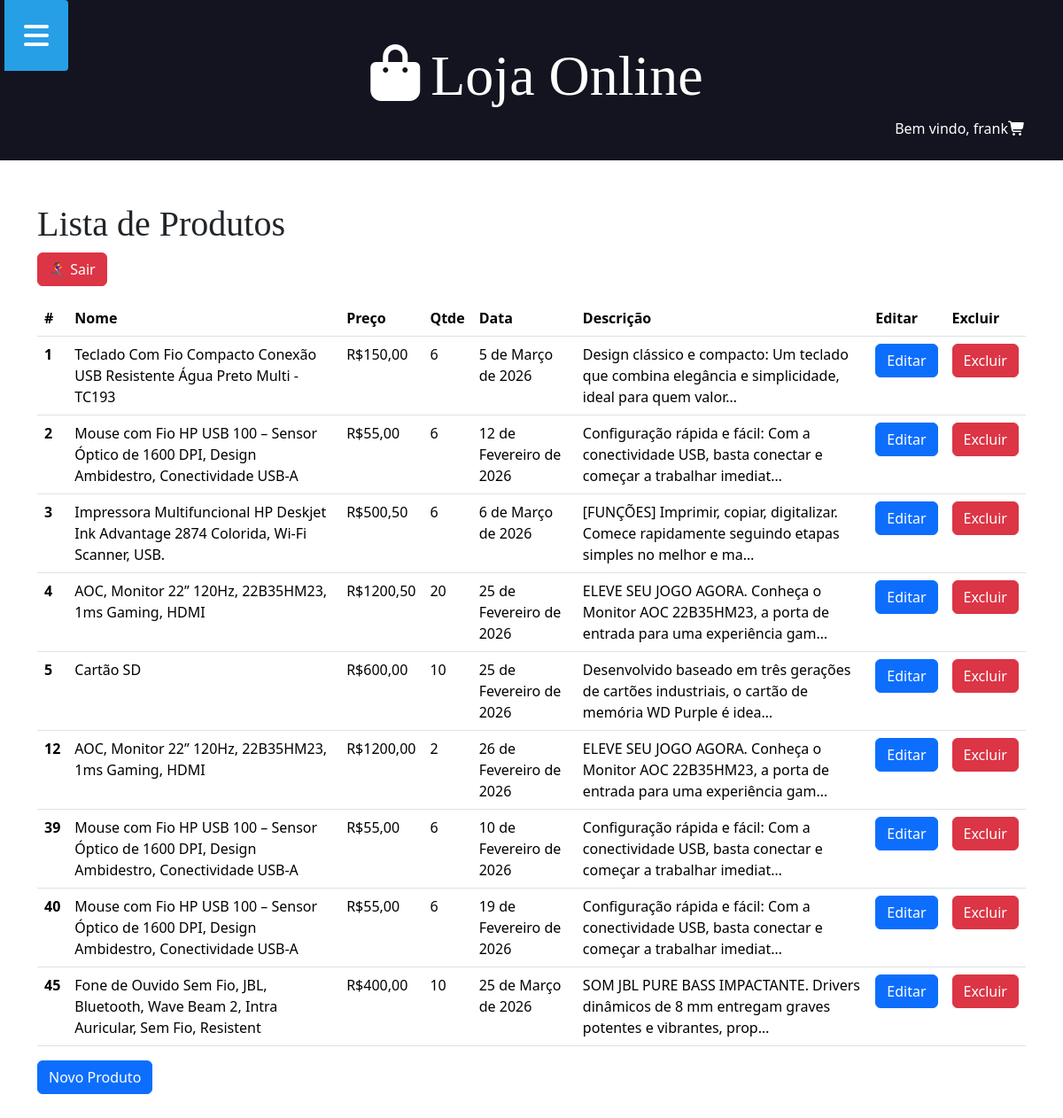
The app's page /produto (signed in) with its own data.
### aplicacao/models.py (models this page shows, shortened)
class Produto(models.Model):
    nome = models.CharField(max_length=100, null=True, blank=True)
    preco = models.DecimalField(decimal_places=2, max_digits=10, null=True, blank=True)
    qtde = models.IntegerField(null=True, blank=True)
    descricao = models.TextField(null=True, blank=True)
    data = models.DateField(null=True, blank=True)
    imagem = models.ImageField(upload_to='produtos/', null=True, blank=True)

### aplicacao/views.py (the view)
# urls.py: path('produto', produto, name="urlproduto"),
@login_required(login_url="urlentrar")
def produto(request):
    produtos = Produto.objects.all()
    context = {'produtos': produtos}
    return render(request, "produto.html", context)

### aplicacao/templates/produto.html (shortened to what this page needs)
{% extends 'global/base.html' %}
{% block content %}
  <div class="container">
    <h1>Lista de Produtos</h1>
    <div class="mb-3">
      <a href="{% url 'urlsair' %}" class="btn btn-danger">🏃‍♀️‍➡️ Sair</a>
    </div>
    <table class="table table-hover">
      <thead>
        <tr>
          <th scope="col">#</th>
          <th scope="col">Nome</th>
          <th scope="col">Preço</th>
          <th scope="col">Qtde</th>
          <th scope="col">Data</th>
          <th scope="col">Descrição</th>
          <th scope="col">Editar</th>
          <th scope="col">Excluir</th>
        </tr>
      </thead>
      {% for p in produtos %}
        <tbody>
          <tr>
            <th scope="row">{{ p.id }}</th>
            <td>{{ p.nome }}</td>
            <td>R${{ p.preco }}</td>
            <td>{{ p.qtde }}</td>
            <td>{{ p.data }}</td>
            <td>{{ p.descricao | truncatechars:100 }}</td>
            <td>
              <form action="{% url 'urleditarProduto' p.id %}" method="GET">
                <input type="submit" value="Editar" class="btn btn-primary" />
              </form>
            </td>
            <td>
              <form action="{% url 'urlexcluirProduto' p.id %}" method="POST">
                <input type="submit" value="Excluir" class="btn btn-danger" />
              </form>
            </td>
          </tr>
        </tbody>
      {% endfor %}
    </table>
    <form action="{% url 'urlcadastrarProduto' %}" method="POST">
      <input type="submit" value="Novo Produto" class="btn btn-primary" />
    </form>
  </div>
{% endblock %}

### aplicacao/templates/global/header.html
<header class="main-header-container">
    <div class="main-header container">
        <h1>
            <a class="main-logo" href="{% url 'urlindex' %}">
                <i class="fas fa-regular fa-bag-shopping main-logo-icon"></i>
                <span class="main-logo-text">Loja Online</span>
            </a>
        </h1>
        <div class="boasvindas">
            {% if user.is_authenticated %}
                <span class="text-welcome">Bem vindo, {{ user.username }}</span>
                <i class="fa-solid fa-cart-shopping"></i>
            {% endif %}
        </div>
    </div>
</header>

### static/css/styles.css (style rules this page uses)
.container { max-width: 144rem; margin: 0 auto; padding: 3rem; }
.main-header-container { background: #13141f; }
h1, h2, h3, h4, h5, h6 { font-family: 'Roboto Slab', serif; }
.main-logo { font-size: 4rem; color: #fff; text-decoration: none; display: flex; align-items: center; justify-content: center; width: fit-content; margin: 0 auto; }
.boasvindas { float: right; font-size: 1rem; color: #fff; text-decoration: none; display: flex; align-items: center; justify-content: center; width: fit-content; margin: 0 auto; }

### records on screen
Produto: id "1", nome "Teclado Com Fio Compacto Conexão USB Resistente Água Preto Multi - TC193", preco "150,00", qtde "6", data "5 de Março de 2026", descricao "Design clássico e compacto: Um teclado que combina elegância e simplicidade, ideal para quem valor…"
Produto: id "2", nome "Mouse com Fio HP USB 100 – Sensor Óptico de 1600 DPI, Design Ambidestro, Conectividade USB-A", preco "55,00", qtde "6", data "12 de Fevereiro de 2026", descricao "Configuração rápida e fácil: Com a conectividade USB, basta conectar e começar a trabalhar imediat…"
Produto: id "3", nome "Impressora Multifuncional HP Deskjet Ink Advantage 2874 Colorida, Wi-Fi Scanner, USB.", preco "500,50", qtde "6", data "6 de Março de 2026", descricao "[FUNÇÕES] Imprimir, copiar, digitalizar. Comece rapidamente seguindo etapas simples no melhor e ma…"
Produto: id "4", nome "AOC, Monitor 22” 120Hz, 22B35HM23, 1ms Gaming, HDMI", preco "1200,50", qtde "20", data "25 de Fevereiro de 2026", descricao "ELEVE SEU JOGO AGORA. Conheça o Monitor AOC 22B35HM23, a porta de entrada para uma experiência gam…"
Produto: id "5", nome "Cartão SD", preco "600,00", qtde "10", data "25 de Fevereiro de 2026", descricao "Desenvolvido baseado em três gerações de cartões industriais, o cartão de memória WD Purple é idea…"
Produto: id "12", nome "AOC, Monitor 22” 120Hz, 22B35HM23, 1ms Gaming, HDMI", preco "1200,00", qtde "2", data "26 de Fevereiro de 2026", descricao "ELEVE SEU JOGO AGORA. Conheça o Monitor AOC 22B35HM23, a porta de entrada para uma experiência gam…"
Produto: id "39", nome "Mouse com Fio HP USB 100 – Sensor Óptico de 1600 DPI, Design Ambidestro, Conectividade USB-A", preco "55,00", qtde "6", data "10 de Fevereiro de 2026", descricao "Configuração rápida e fácil: Com a conectividade USB, basta conectar e começar a trabalhar imediat…"
Produto: id "40", nome "Mouse com Fio HP USB 100 – Sensor Óptico de 1600 DPI, Design Ambidestro, Conectividade USB-A", preco "55,00", qtde "6", data "19 de Fevereiro de 2026", descricao "Configuração rápida e fácil: Com a conectividade USB, basta conectar e começar a trabalhar imediat…"
Produto: id "45", nome "Fone de Ouvido Sem Fio, JBL, Bluetooth, Wave Beam 2, Intra Auricular, Sem Fio, Resistent", preco "400,00", qtde "10", data "25 de Março de 2026", descricao "SOM JBL PURE BASS IMPACTANTE. Drivers dinâmicos de 8 mm entregam graves potentes e vibrantes, prop…"

### other values on screen
{{ user.username }} "frank"
